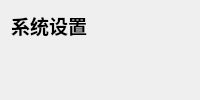
<?xml version="1.0" encoding="UTF-8"?>
<ui version="4.0">
 <class>CSystemSettingsClass</class>
 <widget class="QWidget" name="CSystemSettingsClass">
  <property name="windowTitle"><string>系统设置</string></property>
  <layout class="QVBoxLayout" name="rootLayout">
   <item><widget class="QLabel" name="titleLabel"><property name="font"><font><pointsize>14</pointsize><bold>true</bold></font></property><property name="text"><string>系统设置</string></property></widget></item>
   <item><spacer name="contentSpacer"><property name="orientation"><enum>Qt::Orientation::Vertical</enum></property><property name="sizeHint" stdset="0"><size><width>20</width><height>40</height></size></property></spacer></item>
  </layout>
 </widget>
 <resources/>
 <connections/>
</ui>
